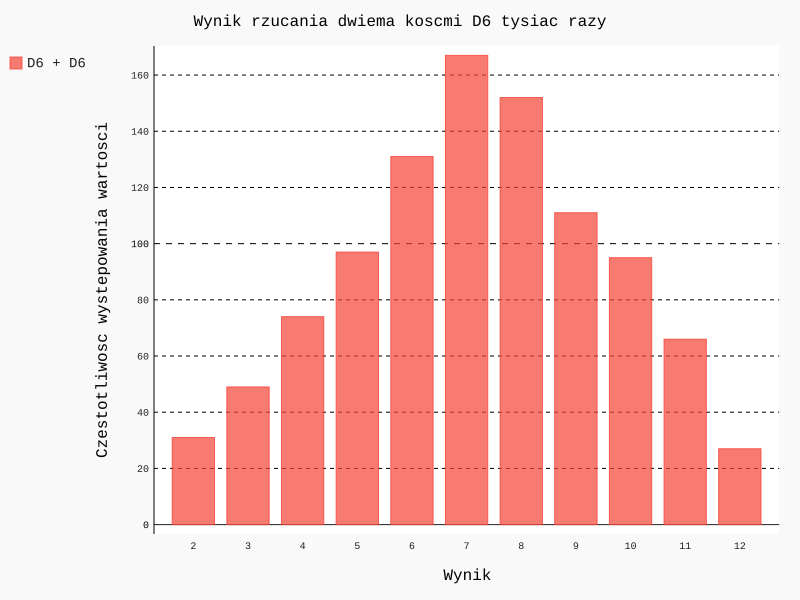

This chart was generated by the following Python code:
from die import Die
import pygal

die1 = Die()
die2 = Die()

results = []
for roll_num in range(1000):
    result = die1.roll() + die2.roll()
    results.append(result)


frequencies = []

max_result = die1.num_sides + die2.num_sides

for value in range(2, max_result + 1):
    frequency = results.count(value)
    frequencies.append(frequency)


# Wizualizacja wynikow
hist = pygal.Bar()
hist.force_uri_protocol = "http"

hist.title = "Wynik rzucania dwiema koscmi D6 tysiac razy"
hist.x_labels = [labels for labels in range(2, max_result + 1)]
# hist.x_labels = ['2', '3', '4', '5', '6', '7', '8', '9', '10', '11', '12']
hist.x_title = "Wynik"
hist.y_title = "Czestotliwosc wystepowania wartosci"

hist.add("D6 + D6", frequencies)
hist.render_to_file("dice_visual2.svg")
